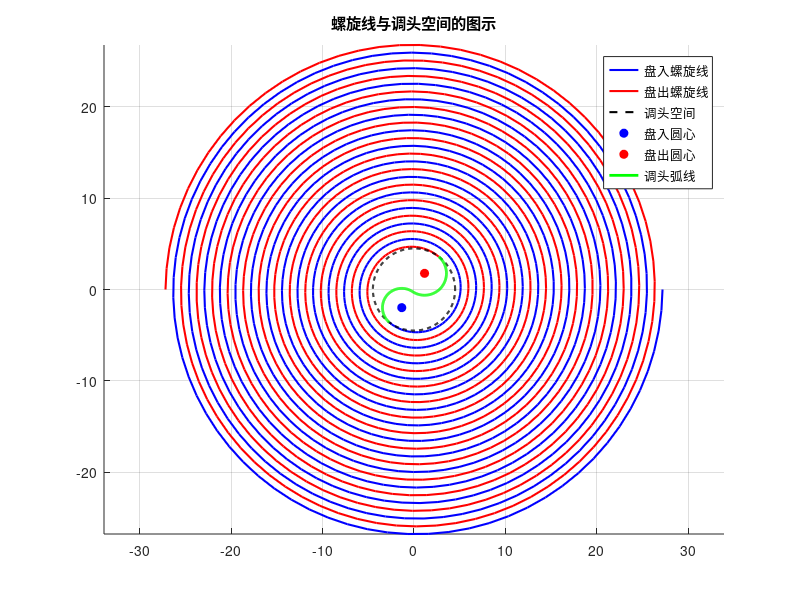

This figure's MATLAB source:
clc; clear;

% 螺旋线方程参数
a = 1.7;  % 螺距常数
R_space = 4.5;  % 调头空间半径

% 1. 盘入螺旋线的角度范围 (从 theta_in_start 到 theta_in_end)
theta_in_start = 16.6320;
theta_in_end = 32 * pi;  % 盘入螺旋线的结束角度
theta_in = linspace(theta_in_start, theta_in_end, 1000);  % 盘入螺旋线的角度范围
r_in = a * theta_in / (2 * pi);  % 盘入螺旋线的半径

% 转换为笛卡尔坐标
x_in = r_in .* cos(theta_in);
y_in = r_in .* sin(theta_in);

% 2. 盘出螺旋线 (与盘入螺旋线中心对称)
x_out = -x_in;
y_out = -y_in;

% 3. 调头空间的圆
theta_circle = linspace(0, 2 * pi, 500);  % 角度范围
x_circle = R_space * cos(theta_circle);  % 圆的 x 坐标
y_circle = R_space * sin(theta_circle);  % 圆的 y 坐标

% 优化后的 r1, r2, theta1, theta2 (替换为优化结果)
r1 = 2.1118;
r2 = 2.3963;
theta1 = 3.0215;
theta2 = 3.0215;

% 4. 计算圆心坐标
% 盘入螺旋线切线向量
dr_dtheta_in = a / (2 * pi);
theta_in_intersection = theta_in_start;  % 交点发生在盘入螺旋线的起始角度
r_in_intersection = a * theta_in_intersection / (2 * pi);
x_in_intersection = r_in_intersection * cos(theta_in_intersection);
y_in_intersection = r_in_intersection * sin(theta_in_intersection);
dx_dtheta_in = -(dr_dtheta_in * cos(theta_in_intersection) - r_in_intersection * sin(theta_in_intersection));
dy_dtheta_in = -(dr_dtheta_in * sin(theta_in_intersection) + r_in_intersection * cos(theta_in_intersection));
tangent_in_unit_vector = [dx_dtheta_in, dy_dtheta_in] / norm([dx_dtheta_in, dy_dtheta_in]);

% 顺时针旋转90度的切线向量
tangent_in_rotated = [tangent_in_unit_vector(2), -tangent_in_unit_vector(1)];

% 盘入螺旋线的圆心坐标
x_in_circle_center = x_in_intersection + r1 * tangent_in_rotated(1)
y_in_circle_center = y_in_intersection + r1 * tangent_in_rotated(2)

% 盘出螺旋线的切线向量 (与盘入螺旋线对称)
tangent_out_rotated = -tangent_in_rotated;

% 盘出螺旋线的圆心坐标
x_out_intersection = -x_in_intersection;
y_out_intersection = -y_in_intersection;
x_out_circle_center = x_out_intersection + r2 * tangent_out_rotated(1)
y_out_circle_center = y_out_intersection + r2 * tangent_out_rotated(2)

% 5. 计算两段圆弧
% 第一段圆弧从盘入螺旋线的圆心出发，沿盘入方向顺时针旋转 theta1
% 第二段圆弧从盘出螺旋线的圆心出发，沿盘出方向顺时针旋转 theta2

% 调头弧线1: 从圆心到螺旋线交点的向量，顺时针旋转 theta1
theta_arc1 = linspace(0, -theta1, 100);  % 顺时针旋转 theta1
arc1_x = x_in_circle_center + r1 * cos(theta_arc1 + atan2(y_in_intersection - y_in_circle_center, x_in_intersection - x_in_circle_center));
arc1_y = y_in_circle_center + r1 * sin(theta_arc1 + atan2(y_in_intersection - y_in_circle_center, x_in_intersection - x_in_circle_center));

% 调头弧线2: 从盘出螺旋线的圆心出发，顺时针旋转 theta2
theta_arc2 = linspace(0, -theta2, 100);  % 顺时针旋转 theta2
arc2_x = x_out_circle_center + r2 * cos(theta_arc2 + atan2(y_out_intersection - y_out_circle_center, x_out_intersection - x_out_circle_center));
arc2_y = y_out_circle_center + r2 * sin(theta_arc2 + atan2(y_out_intersection - y_out_circle_center, x_out_intersection - x_out_circle_center));

% 6. 画图
figure;
hold on;
axis equal;
grid on;

% 盘入螺旋线
plot(x_in, y_in, 'b', 'LineWidth', 1.5);

% 盘出螺旋线
plot(x_out, y_out, 'r', 'LineWidth', 1.5);

% 调头空间的圆
plot(x_circle, y_circle, 'k--', 'LineWidth', 1.5);

% 圆心
plot(x_in_circle_center, y_in_circle_center, 'bo', 'MarkerFaceColor', 'b');
plot(x_out_circle_center, y_out_circle_center, 'ro', 'MarkerFaceColor', 'r');

% 调头弧线第一段
plot(arc1_x, arc1_y, 'g', 'LineWidth', 2);

% 调头弧线第二段
plot(arc2_x, arc2_y, 'g', 'LineWidth', 2);

title('螺旋线与调头空间的图示');
legend('盘入螺旋线', '盘出螺旋线', '调头空间', '盘入圆心', '盘出圆心', '调头弧线');
hold off;
